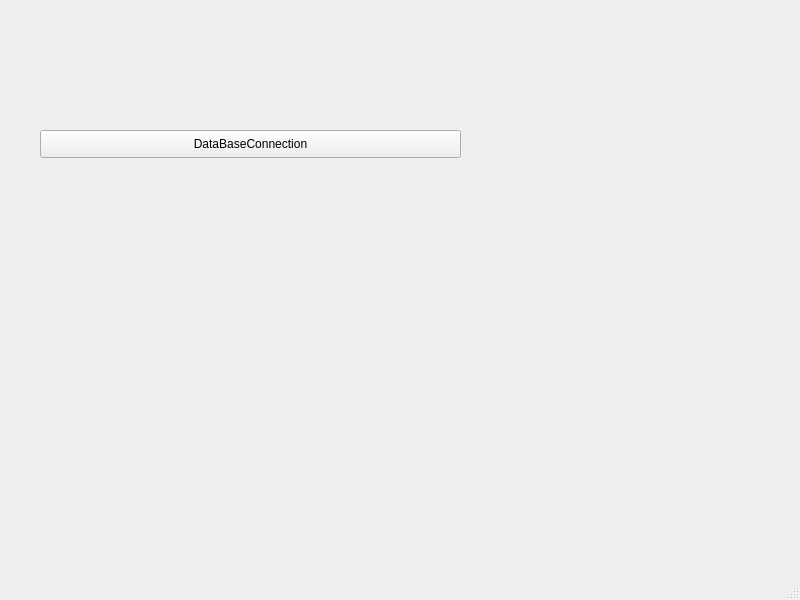
<?xml version="1.0" encoding="UTF-8"?>
<ui version="4.0">
 <class>MainWindow</class>
 <widget class="QMainWindow" name="MainWindow">
  <property name="geometry">
   <rect>
    <x>0</x>
    <y>0</y>
    <width>800</width>
    <height>600</height>
   </rect>
  </property>
  <property name="windowTitle">
   <string>MainWindow</string>
  </property>
  <widget class="QWidget" name="centralwidget">
   <widget class="QPushButton" name="pushButton">
    <property name="geometry">
     <rect>
      <x>40</x>
      <y>130</y>
      <width>421</width>
      <height>28</height>
     </rect>
    </property>
    <property name="text">
     <string>DataBaseConnection</string>
    </property>
   </widget>
  </widget>
  <widget class="QMenuBar" name="menubar">
   <property name="geometry">
    <rect>
     <x>0</x>
     <y>0</y>
     <width>800</width>
     <height>26</height>
    </rect>
   </property>
  </widget>
  <widget class="QStatusBar" name="statusbar"/>
 </widget>
 <resources/>
 <connections/>
</ui>
